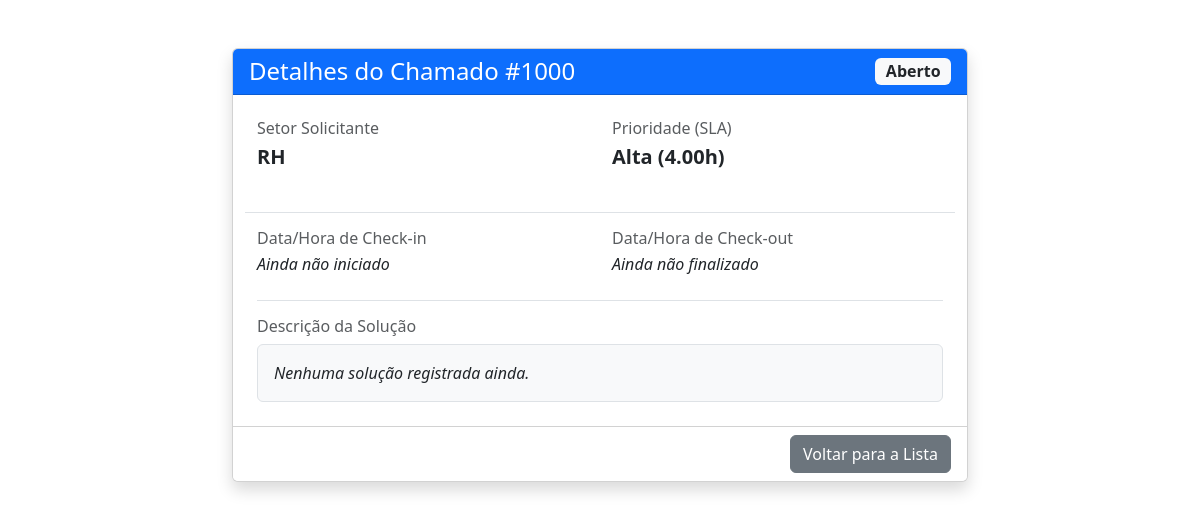
The page /src/views/detalhes_chamado.php?id=1000 on the database its author committed.
### tables this page shows
CREATE TABLE Chamados (
    id_chamado INT PRIMARY KEY AUTO_INCREMENT,
    id_setor INT NOT NULL,
    id_prioridade INT NOT NULL,
    status_chamado ENUM('Aberto', 'Inicializado', 'Finalizado', 'Cancelado') DEFAULT 'Aberto' NOT NULL,
    
     
    data_checkin DATETIME DEFAULT NULL,   
    data_checkout DATETIME DEFAULT NULL,  
    solucao TEXT DEFAULT NULL,            
    
    FOREIGN KEY (id_setor) REFERENCES Setores(id_setor),
    FOREIGN KEY (id_prioridade) REFERENCES Prioridades(id_prioridade)
) AUTO_INCREMENT = 1000;

CREATE TABLE Setores (
    id_setor INT PRIMARY KEY AUTO_INCREMENT,
    nome_setor VARCHAR(100) NOT NULL
);

CREATE TABLE Prioridades (
    id_prioridade INT PRIMARY KEY AUTO_INCREMENT,
    nome_prioridade VARCHAR(50) NOT NULL,
    tempo_estimado DECIMAL(5,2)
);

### src/views/detalhes_chamado.php (the view, shortened to what this page needs)
<?php
    require_once __DIR__ . '/../daos/detalhesDAO.php';
?>
<!doctype html>
<html lang="pt-BR">
  <head>
    <link href="../../css/bootstrap.min.css" rel="stylesheet">
  </head>
  <body>
    <div class="container mt-5">
        <div class="row">
            <div class="col-md-8 offset-md-2">
                <div class="card shadow">
                    <div class="card-header bg-primary text-white d-flex justify-content-between align-items-center">
                        <h4 class="mb-0">Detalhes do Chamado #<?php echo $id_chamado; ?></h4>
                        <span class="badge bg-light text-dark fs-6"><?php echo $status; ?></span>
                    </div>
                    <div class="card-body p-4">
                        <div class="row mb-4">
                            <div class="col-sm-6">
                                <h6 class="text-muted mb-1">Setor Solicitante</h6>
                                <p class="fw-bold fs-5"><?php echo $setor; ?></p>
                            </div>
                            <div class="col-sm-6">
                                <h6 class="text-muted mb-1">Prioridade (SLA)</h6>
                                <p class="fw-bold fs-5"><?php echo $prioridade; ?></p>
                            </div>
                        </div>
                        <div class="row mb-4 border-top pt-3">
                            <div class="col-sm-6">
                                <h6 class="text-muted mb-1">Data/Hora de Check-in</h6>
                                <p class="mb-0"><?php echo $checkin; ?></p>
                            </div>
                            <div class="col-sm-6">
                                <h6 class="text-muted mb-1">Data/Hora de Check-out</h6>
                                <p class="mb-0"><?php echo $checkout; ?></p>
                            </div>
                        </div>
                        <div class="border-top pt-3">
                            <h6 class="text-muted mb-2">Descrição da Solução</h6>
                            <div class="p-3 bg-light rounded border">
                                <?php echo nl2br($solucao); ?>
                            </div>
                        </div>
                    </div>
                    <div class="card-footer text-end bg-white">
                        <a href="../../index.php" class="btn btn-secondary">Voltar para a Lista</a>
                    </div>
                </div>
            </div>
        </div>
    </div>
  </body>
</html>

### rows shown on the page
chamados: status_chamado "Aberto", id_setor.nome_setor "RH", id_prioridade.tempo_estimado "Alta (4.00h)"

### other values the page prints
$id_chamado "1000"
